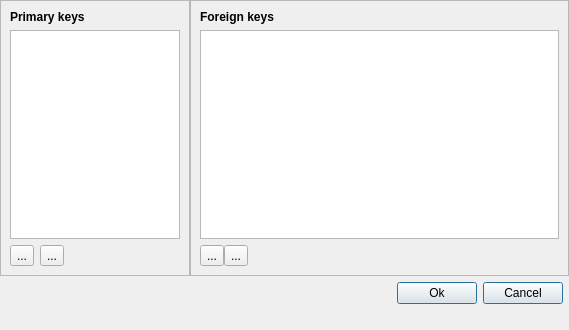
<?xml version="1.0" encoding="UTF-8"?>
<!--
#############################################################################
# Copyright (C) 2017 - 2018 VTT Technical Research Centre of Finland
#
# This file is part of Spine Toolbox.
#
# Spine Toolbox is free software: you can redistribute it and/or modify
# it under the terms of the GNU Lesser General Public License as published by
# the Free Software Foundation, either version 3 of the License, or
# (at your option) any later version.
#
# This program is distributed in the hope that it will be useful,
# but WITHOUT ANY WARRANTY; without even the implied warranty of
# MERCHANTABILITY or FITNESS FOR A PARTICULAR PURPOSE.  See the
# GNU Lesser General Public License for more details.
#
# You should have received a copy of the GNU Lesser General Public License
# along with this program.  If not, see <http://www.gnu.org/licenses/>.
#############################################################################
-->
<ui version="4.0">
 <class>Form</class>
 <widget class="QWidget" name="Form">
  <property name="windowModality">
   <enum>Qt::ApplicationModal</enum>
  </property>
  <property name="geometry">
   <rect>
    <x>0</x>
    <y>0</y>
    <width>569</width>
    <height>330</height>
   </rect>
  </property>
  <property name="sizePolicy">
   <sizepolicy hsizetype="Fixed" vsizetype="Fixed">
    <horstretch>0</horstretch>
    <verstretch>0</verstretch>
   </sizepolicy>
  </property>
  <property name="windowTitle">
   <string>Edit Datapackage Keys</string>
  </property>
  <layout class="QVBoxLayout" name="verticalLayout_2">
   <property name="spacing">
    <number>0</number>
   </property>
   <property name="leftMargin">
    <number>0</number>
   </property>
   <property name="topMargin">
    <number>0</number>
   </property>
   <property name="rightMargin">
    <number>0</number>
   </property>
   <property name="bottomMargin">
    <number>0</number>
   </property>
   <item>
    <layout class="QHBoxLayout" name="horizontalLayout_3">
     <item>
      <widget class="QFrame" name="frame_pks">
       <property name="sizePolicy">
        <sizepolicy hsizetype="Expanding" vsizetype="Preferred">
         <horstretch>1</horstretch>
         <verstretch>0</verstretch>
        </sizepolicy>
       </property>
       <property name="frameShape">
        <enum>QFrame::StyledPanel</enum>
       </property>
       <property name="frameShadow">
        <enum>QFrame::Raised</enum>
       </property>
       <layout class="QVBoxLayout" name="verticalLayout_3">
        <item>
         <widget class="QLabel" name="label_2">
          <property name="text">
           <string>&lt;b&gt;Primary keys&lt;/b&gt;</string>
          </property>
         </widget>
        </item>
        <item>
         <widget class="QTableView" name="tableView_pks">
          <property name="sizePolicy">
           <sizepolicy hsizetype="Expanding" vsizetype="Expanding">
            <horstretch>0</horstretch>
            <verstretch>0</verstretch>
           </sizepolicy>
          </property>
          <property name="minimumSize">
           <size>
            <width>0</width>
            <height>100</height>
           </size>
          </property>
          <property name="toolTip">
           <string/>
          </property>
          <property name="editTriggers">
           <set>QAbstractItemView::DoubleClicked|QAbstractItemView::EditKeyPressed</set>
          </property>
          <property name="alternatingRowColors">
           <bool>true</bool>
          </property>
          <property name="sortingEnabled">
           <bool>false</bool>
          </property>
          <attribute name="horizontalHeaderCascadingSectionResizes">
           <bool>true</bool>
          </attribute>
          <attribute name="horizontalHeaderDefaultSectionSize">
           <number>150</number>
          </attribute>
          <attribute name="horizontalHeaderMinimumSectionSize">
           <number>0</number>
          </attribute>
          <attribute name="verticalHeaderVisible">
           <bool>false</bool>
          </attribute>
         </widget>
        </item>
        <item>
         <layout class="QHBoxLayout" name="horizontalLayout">
          <item>
           <widget class="QToolButton" name="toolButton_add_pk">
            <property name="toolTip">
             <string>Add new key</string>
            </property>
            <property name="text">
             <string>...</string>
            </property>
            <property name="icon">
             <iconset resource="resources/resources_icons.qrc">
              <normaloff>:/icons/plus.png</normaloff>:/icons/plus.png</iconset>
            </property>
           </widget>
          </item>
          <item>
           <widget class="QToolButton" name="toolButton_rm_pks">
            <property name="toolTip">
             <string>Remove selected keys</string>
            </property>
            <property name="text">
             <string>...</string>
            </property>
            <property name="icon">
             <iconset resource="resources/resources_icons.qrc">
              <normaloff>:/icons/minus.png</normaloff>:/icons/minus.png</iconset>
            </property>
           </widget>
          </item>
          <item>
           <spacer name="horizontalSpacer_3">
            <property name="orientation">
             <enum>Qt::Horizontal</enum>
            </property>
            <property name="sizeHint" stdset="0">
             <size>
              <width>207</width>
              <height>10</height>
             </size>
            </property>
           </spacer>
          </item>
         </layout>
        </item>
       </layout>
      </widget>
     </item>
     <item>
      <widget class="QFrame" name="frame_fks">
       <property name="sizePolicy">
        <sizepolicy hsizetype="Expanding" vsizetype="Preferred">
         <horstretch>2</horstretch>
         <verstretch>0</verstretch>
        </sizepolicy>
       </property>
       <property name="frameShape">
        <enum>QFrame::StyledPanel</enum>
       </property>
       <property name="frameShadow">
        <enum>QFrame::Raised</enum>
       </property>
       <layout class="QVBoxLayout" name="verticalLayout">
        <item>
         <widget class="QLabel" name="label">
          <property name="text">
           <string>&lt;b&gt;Foreign keys&lt;/b&gt;</string>
          </property>
         </widget>
        </item>
        <item>
         <widget class="QTableView" name="tableView_fks">
          <property name="sizePolicy">
           <sizepolicy hsizetype="Expanding" vsizetype="Expanding">
            <horstretch>0</horstretch>
            <verstretch>0</verstretch>
           </sizepolicy>
          </property>
          <property name="toolTip">
           <string/>
          </property>
          <property name="editTriggers">
           <set>QAbstractItemView::DoubleClicked|QAbstractItemView::EditKeyPressed</set>
          </property>
          <property name="alternatingRowColors">
           <bool>true</bool>
          </property>
          <property name="sortingEnabled">
           <bool>false</bool>
          </property>
          <attribute name="horizontalHeaderCascadingSectionResizes">
           <bool>true</bool>
          </attribute>
          <attribute name="horizontalHeaderDefaultSectionSize">
           <number>150</number>
          </attribute>
          <attribute name="horizontalHeaderMinimumSectionSize">
           <number>0</number>
          </attribute>
          <attribute name="verticalHeaderVisible">
           <bool>false</bool>
          </attribute>
         </widget>
        </item>
        <item>
         <layout class="QHBoxLayout" name="horizontalLayout_2">
          <property name="spacing">
           <number>0</number>
          </property>
          <item>
           <widget class="QToolButton" name="toolButton_add_fk">
            <property name="toolTip">
             <string>Add new key</string>
            </property>
            <property name="text">
             <string>...</string>
            </property>
            <property name="icon">
             <iconset resource="resources/resources_icons.qrc">
              <normaloff>:/icons/plus.png</normaloff>:/icons/plus.png</iconset>
            </property>
           </widget>
          </item>
          <item>
           <widget class="QToolButton" name="toolButton_rm_fks">
            <property name="toolTip">
             <string>Remove selected keys</string>
            </property>
            <property name="text">
             <string>...</string>
            </property>
            <property name="icon">
             <iconset resource="resources/resources_icons.qrc">
              <normaloff>:/icons/minus.png</normaloff>:/icons/minus.png</iconset>
            </property>
           </widget>
          </item>
          <item>
           <spacer name="horizontalSpacer_2">
            <property name="orientation">
             <enum>Qt::Horizontal</enum>
            </property>
            <property name="sizeHint" stdset="0">
             <size>
              <width>40</width>
              <height>20</height>
             </size>
            </property>
           </spacer>
          </item>
         </layout>
        </item>
       </layout>
      </widget>
     </item>
    </layout>
   </item>
   <item>
    <layout class="QHBoxLayout" name="horizontalLayout_4">
     <property name="spacing">
      <number>6</number>
     </property>
     <property name="leftMargin">
      <number>0</number>
     </property>
     <property name="topMargin">
      <number>6</number>
     </property>
     <property name="rightMargin">
      <number>6</number>
     </property>
     <property name="bottomMargin">
      <number>6</number>
     </property>
     <item>
      <spacer name="horizontalSpacer_4">
       <property name="orientation">
        <enum>Qt::Horizontal</enum>
       </property>
       <property name="sizeHint" stdset="0">
        <size>
         <width>40</width>
         <height>20</height>
        </size>
       </property>
      </spacer>
     </item>
     <item>
      <widget class="QPushButton" name="pushButton_ok">
       <property name="sizePolicy">
        <sizepolicy hsizetype="Minimum" vsizetype="Fixed">
         <horstretch>0</horstretch>
         <verstretch>0</verstretch>
        </sizepolicy>
       </property>
       <property name="text">
        <string>Ok</string>
       </property>
       <property name="default">
        <bool>true</bool>
       </property>
      </widget>
     </item>
     <item>
      <widget class="QPushButton" name="pushButton_cancel">
       <property name="text">
        <string>Cancel</string>
       </property>
       <property name="default">
        <bool>true</bool>
       </property>
      </widget>
     </item>
    </layout>
   </item>
   <item>
    <layout class="QHBoxLayout" name="horizontalLayout_statusbar_placeholder">
     <property name="spacing">
      <number>0</number>
     </property>
     <item>
      <widget class="QWidget" name="widget_invisible_dummy" native="true">
       <property name="sizePolicy">
        <sizepolicy hsizetype="Maximum" vsizetype="Fixed">
         <horstretch>0</horstretch>
         <verstretch>0</verstretch>
        </sizepolicy>
       </property>
       <property name="minimumSize">
        <size>
         <width>0</width>
         <height>20</height>
        </size>
       </property>
      </widget>
     </item>
    </layout>
   </item>
  </layout>
  <zorder></zorder>
  <zorder></zorder>
 </widget>
 <resources>
  <include location="resources/resources_icons.qrc"/>
 </resources>
 <connections/>
</ui>
